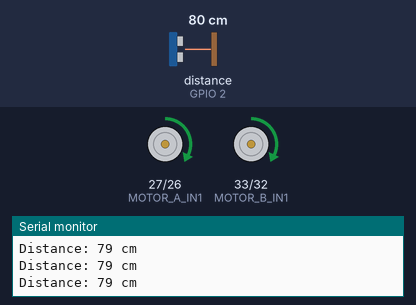
This sketch was run on a simulated ESP32. On the bench: motor-driver pin pairs drawn as motors (green arrow = first pin HIGH = forward, orange = second pin HIGH = backward, longer = more drive), the last lines printed to the serial monitor. Wiring (inferred from the names in the program): ultrasonic range finder: trigger GPIO 15; echo GPIO 2. The test bench sets the inputs (shaded band); at power-on: distance to the obstacle (sensor on GPIO 2) 80 cm. The echo pulse lasts 58.3 µs per cm.

Above: at 1.2 s.
1.3 s: distance to the obstacle (sensor on GPIO 2) set to 33 cm
2.8 s: distance to the obstacle (sensor on GPIO 2) set to 27 cm
At 4.0 s:
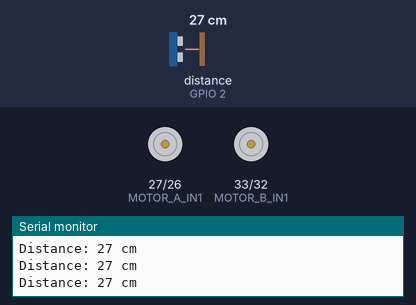
4.3 s: distance to the obstacle (sensor on GPIO 2) set to 35 cm
At 5.3 s:
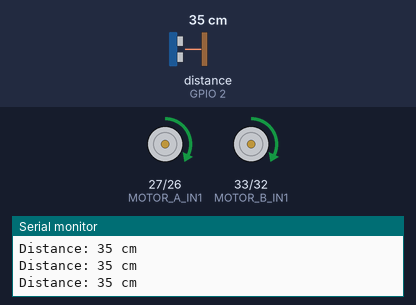
5.8 s: distance to the obstacle (sensor on GPIO 2) set to 2 cm
At 6.7 s:
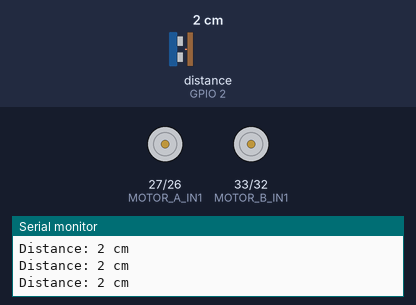
Timing chart, 0 to 8.3 s (numbered marks = the images above; inputs shaded):
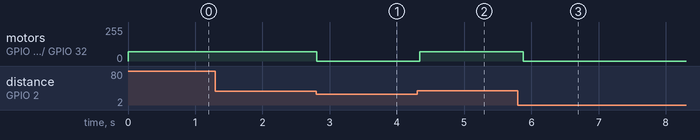

The sketch:

sketch_dec12a.ino
```cpp
/*
 * Object Avoidance Robot (MX1508 Driver + ESP32)
 * * Hardware Setup:
 * - HC-SR04 Trig -> Pin 15
 * - HC-SR04 Echo -> Pin 2
 * - MX1508 Motor A -> Pins 14, 27
 * - MX1508 Motor B -> Pins 26, 25
 */

// --- PIN DEFINITIONS ---

// Ultrasonic Sensor
const int trigPin = 15;
const int echoPin = 2;

// Motor A (Left) - MX1508 has no Enable pin, just 2 inputs
const int MOTOR_A_IN1 = 27;
const int MOTOR_A_IN2 = 26;

// Motor B (Right)
const int MOTOR_B_IN1 = 33;
const int MOTOR_B_IN2 = 32;

// --- SETTINGS ---
const int stopDistance = 30; // Stop if closer than 15cm
const int motorSpeed = 70;  // Speed (0-255)

// Variables
long duration;
int distance;

void setup() {
  Serial.begin(115200);

  // Setup Sensor Pins
  pinMode(trigPin, OUTPUT);
  pinMode(echoPin, INPUT);

  // Setup Motor Pins
  pinMode(MOTOR_A_IN1, OUTPUT);
  pinMode(MOTOR_A_IN2, OUTPUT);
  pinMode(MOTOR_B_IN1, OUTPUT);
  pinMode(MOTOR_B_IN2, OUTPUT);

  Serial.println("MX1508 Robot Initialized...");
}

void loop() {
  // --- 1. Measure Distance ---
  digitalWrite(trigPin, LOW);
  delayMicroseconds(2);
  digitalWrite(trigPin, HIGH);
  delayMicroseconds(10);
  digitalWrite(trigPin, LOW);

  duration = pulseIn(echoPin, HIGH);
  distance = duration * 0.0343 / 2;

  // Debug Print
  Serial.print("Distance: ");
  Serial.print(distance);
  Serial.println(" cm");

  // --- 2. Logic ---
  // Check for valid distance (0 usually means timeout/error)
  if (distance > 0 && distance < stopDistance) {
    stopMotors();
  } else {
    moveForward();
  }

  delay(100);
}

// --- FUNCTIONS ---

void moveForward() {
  // For MX1508: One pin gets PWM (Speed), the other gets LOW (Ground)

  // Left Motor Forward
  analogWrite(MOTOR_A_IN1, motorSpeed);
  analogWrite(MOTOR_A_IN2, LOW);

  // Right Motor Forward
  analogWrite(MOTOR_B_IN1, motorSpeed);
  analogWrite(MOTOR_B_IN2, LOW);
}

void stopMotors() {
  // To stop MX1508, set both pins LOW
  analogWrite(MOTOR_A_IN1, LOW);
  analogWrite(MOTOR_A_IN2, LOW);

  analogWrite(MOTOR_B_IN1, LOW);
  analogWrite(MOTOR_B_IN2, LOW);
}
```

Measured:
- the behaviour switches between 31 and 30 cm on distance to the obstacle (sensor on GPIO 2) (found by bisection; images 0 and 1)
- after the input at 2.8 s, motor on GPIO 27 (MOTOR_A_IN1) / GPIO 26 (MOTOR_A_IN2), motor on GPIO 33 (MOTOR_B_IN1) / GPIO 32 (MOTOR_B_IN2): forward 70/255 → stopped at once
- after the input at 4.3 s, motor on GPIO 27 (MOTOR_A_IN1) / GPIO 26 (MOTOR_A_IN2), motor on GPIO 33 (MOTOR_B_IN1) / GPIO 32 (MOTOR_B_IN2): stopped → forward 70/255 at once
- after the input at 5.8 s, motor on GPIO 27 (MOTOR_A_IN1) / GPIO 26 (MOTOR_A_IN2), motor on GPIO 33 (MOTOR_B_IN1) / GPIO 32 (MOTOR_B_IN2): forward 70/255 → stopped after 0.08 s
